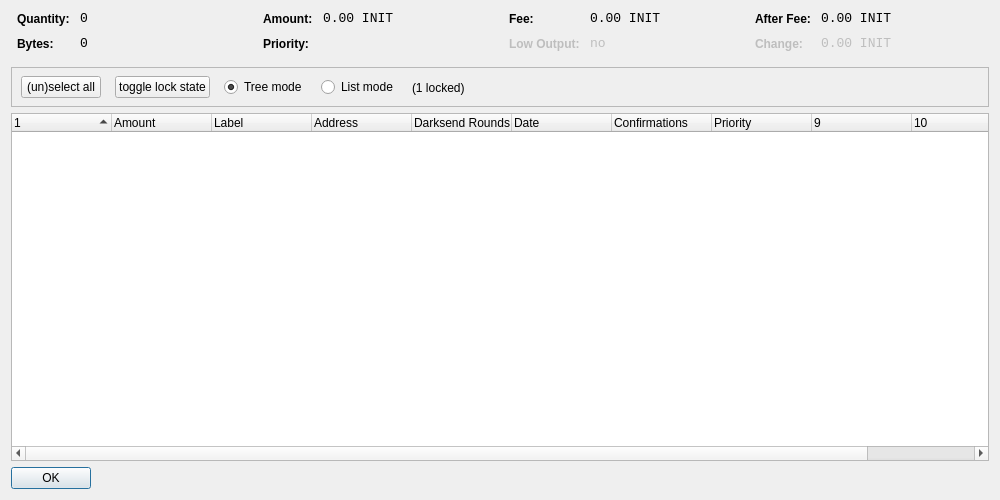
<?xml version="1.0" encoding="UTF-8"?>
<ui version="4.0">
 <class>CoinControlDialog</class>
 <widget class="QDialog" name="CoinControlDialog">
  <property name="geometry">
   <rect>
    <x>0</x>
    <y>0</y>
    <width>1000</width>
    <height>500</height>
   </rect>
  </property>
  <property name="windowTitle">
   <string>Coin Control</string>
  </property>
  <layout class="QVBoxLayout" name="verticalLayout">
   <item>
    <layout class="QHBoxLayout" name="horizontalLayoutTop" stretch="0,0,0,0">
     <property name="topMargin">
      <number>0</number>
     </property>
     <property name="bottomMargin">
      <number>10</number>
     </property>
     <item>
      <layout class="QFormLayout" name="formLayoutCoinControl1">
       <property name="horizontalSpacing">
        <number>10</number>
       </property>
       <property name="verticalSpacing">
        <number>10</number>
       </property>
       <property name="leftMargin">
        <number>6</number>
       </property>
       <property name="rightMargin">
        <number>6</number>
       </property>
       <item row="0" column="0">
        <widget class="QLabel" name="labelCoinControlQuantityText">
         <property name="styleSheet">
          <string notr="true">font-weight:bold;</string>
         </property>
         <property name="text">
          <string>Quantity:</string>
         </property>
        </widget>
       </item>
       <item row="0" column="1">
        <widget class="QLabel" name="labelCoinControlQuantity">
         <property name="font">
          <font>
           <family>Monospace</family>
           <pointsize>10</pointsize>
          </font>
         </property>
         <property name="cursor">
          <cursorShape>IBeamCursor</cursorShape>
         </property>
         <property name="contextMenuPolicy">
          <enum>Qt::ActionsContextMenu</enum>
         </property>
         <property name="text">
          <string notr="true">0</string>
         </property>
         <property name="textInteractionFlags">
          <set>Qt::LinksAccessibleByMouse|Qt::TextSelectableByKeyboard|Qt::TextSelectableByMouse</set>
         </property>
        </widget>
       </item>
       <item row="1" column="0">
        <widget class="QLabel" name="labelCoinControlBytesText">
         <property name="styleSheet">
          <string notr="true">font-weight:bold;</string>
         </property>
         <property name="text">
          <string>Bytes:</string>
         </property>
        </widget>
       </item>
       <item row="1" column="1">
        <widget class="QLabel" name="labelCoinControlBytes">
         <property name="font">
          <font>
           <family>Monospace</family>
           <pointsize>10</pointsize>
          </font>
         </property>
         <property name="cursor">
          <cursorShape>IBeamCursor</cursorShape>
         </property>
         <property name="contextMenuPolicy">
          <enum>Qt::ActionsContextMenu</enum>
         </property>
         <property name="text">
          <string notr="true">0</string>
         </property>
         <property name="textInteractionFlags">
          <set>Qt::LinksAccessibleByMouse|Qt::TextSelectableByKeyboard|Qt::TextSelectableByMouse</set>
         </property>
        </widget>
       </item>
      </layout>
     </item>
     <item>
      <layout class="QFormLayout" name="formLayoutCoinControl2">
       <property name="horizontalSpacing">
        <number>10</number>
       </property>
       <property name="verticalSpacing">
        <number>10</number>
       </property>
       <property name="leftMargin">
        <number>6</number>
       </property>
       <property name="rightMargin">
        <number>6</number>
       </property>
       <item row="0" column="0">
        <widget class="QLabel" name="labelCoinControlAmountText">
         <property name="styleSheet">
          <string notr="true">font-weight:bold;</string>
         </property>
         <property name="text">
          <string>Amount:</string>
         </property>
        </widget>
       </item>
       <item row="0" column="1">
        <widget class="QLabel" name="labelCoinControlAmount">
         <property name="font">
          <font>
           <family>Monospace</family>
           <pointsize>10</pointsize>
          </font>
         </property>
         <property name="cursor">
          <cursorShape>IBeamCursor</cursorShape>
         </property>
         <property name="contextMenuPolicy">
          <enum>Qt::ActionsContextMenu</enum>
         </property>
         <property name="text">
          <string notr="true">0.00 INIT</string>
         </property>
         <property name="textInteractionFlags">
          <set>Qt::LinksAccessibleByMouse|Qt::TextSelectableByKeyboard|Qt::TextSelectableByMouse</set>
         </property>
        </widget>
       </item>
       <item row="1" column="0">
        <widget class="QLabel" name="labelCoinControlPriorityText">
         <property name="styleSheet">
          <string notr="true">font-weight:bold;</string>
         </property>
         <property name="text">
          <string>Priority:</string>
         </property>
        </widget>
       </item>
       <item row="1" column="1">
        <widget class="QLabel" name="labelCoinControlPriority">
         <property name="font">
          <font>
           <family>Monospace</family>
           <pointsize>10</pointsize>
          </font>
         </property>
         <property name="cursor">
          <cursorShape>IBeamCursor</cursorShape>
         </property>
         <property name="contextMenuPolicy">
          <enum>Qt::ActionsContextMenu</enum>
         </property>
         <property name="text">
          <string/>
         </property>
         <property name="textInteractionFlags">
          <set>Qt::LinksAccessibleByMouse|Qt::TextSelectableByKeyboard|Qt::TextSelectableByMouse</set>
         </property>
        </widget>
       </item>
      </layout>
     </item>
     <item>
      <layout class="QFormLayout" name="formLayoutCoinControl3">
       <property name="horizontalSpacing">
        <number>10</number>
       </property>
       <property name="verticalSpacing">
        <number>10</number>
       </property>
       <property name="leftMargin">
        <number>6</number>
       </property>
       <property name="rightMargin">
        <number>6</number>
       </property>
       <item row="0" column="0">
        <widget class="QLabel" name="labelCoinControlFeeText">
         <property name="styleSheet">
          <string notr="true">font-weight:bold;</string>
         </property>
         <property name="text">
          <string>Fee:</string>
         </property>
        </widget>
       </item>
       <item row="0" column="1">
        <widget class="QLabel" name="labelCoinControlFee">
         <property name="font">
          <font>
           <family>Monospace</family>
           <pointsize>10</pointsize>
          </font>
         </property>
         <property name="cursor">
          <cursorShape>IBeamCursor</cursorShape>
         </property>
         <property name="contextMenuPolicy">
          <enum>Qt::ActionsContextMenu</enum>
         </property>
         <property name="text">
          <string notr="true">0.00 INIT</string>
         </property>
         <property name="textInteractionFlags">
          <set>Qt::LinksAccessibleByMouse|Qt::TextSelectableByKeyboard|Qt::TextSelectableByMouse</set>
         </property>
        </widget>
       </item>
       <item row="1" column="0">
        <widget class="QLabel" name="labelCoinControlLowOutputText">
         <property name="enabled">
          <bool>false</bool>
         </property>
         <property name="styleSheet">
          <string notr="true">font-weight:bold;</string>
         </property>
         <property name="text">
          <string>Low Output:</string>
         </property>
        </widget>
       </item>
       <item row="1" column="1">
        <widget class="QLabel" name="labelCoinControlLowOutput">
         <property name="enabled">
          <bool>false</bool>
         </property>
         <property name="font">
          <font>
           <family>Monospace</family>
           <pointsize>10</pointsize>
          </font>
         </property>
         <property name="cursor">
          <cursorShape>IBeamCursor</cursorShape>
         </property>
         <property name="contextMenuPolicy">
          <enum>Qt::ActionsContextMenu</enum>
         </property>
         <property name="text">
          <string notr="true">no</string>
         </property>
         <property name="textInteractionFlags">
          <set>Qt::LinksAccessibleByMouse|Qt::TextSelectableByKeyboard|Qt::TextSelectableByMouse</set>
         </property>
        </widget>
       </item>
      </layout>
     </item>
     <item>
      <layout class="QFormLayout" name="formLayoutCoinControl4">
       <property name="horizontalSpacing">
        <number>10</number>
       </property>
       <property name="verticalSpacing">
        <number>10</number>
       </property>
       <property name="leftMargin">
        <number>6</number>
       </property>
       <property name="rightMargin">
        <number>6</number>
       </property>
       <item row="0" column="0">
        <widget class="QLabel" name="labelCoinControlAfterFeeText">
         <property name="styleSheet">
          <string notr="true">font-weight:bold;</string>
         </property>
         <property name="text">
          <string>After Fee:</string>
         </property>
        </widget>
       </item>
       <item row="0" column="1">
        <widget class="QLabel" name="labelCoinControlAfterFee">
         <property name="font">
          <font>
           <family>Monospace</family>
           <pointsize>10</pointsize>
          </font>
         </property>
         <property name="cursor">
          <cursorShape>IBeamCursor</cursorShape>
         </property>
         <property name="contextMenuPolicy">
          <enum>Qt::ActionsContextMenu</enum>
         </property>
         <property name="text">
          <string notr="true">0.00 INIT</string>
         </property>
         <property name="textInteractionFlags">
          <set>Qt::LinksAccessibleByMouse|Qt::TextSelectableByKeyboard|Qt::TextSelectableByMouse</set>
         </property>
        </widget>
       </item>
       <item row="1" column="0">
        <widget class="QLabel" name="labelCoinControlChangeText">
         <property name="enabled">
          <bool>false</bool>
         </property>
         <property name="styleSheet">
          <string notr="true">font-weight:bold;</string>
         </property>
         <property name="text">
          <string>Change:</string>
         </property>
        </widget>
       </item>
       <item row="1" column="1">
        <widget class="QLabel" name="labelCoinControlChange">
         <property name="enabled">
          <bool>false</bool>
         </property>
         <property name="font">
          <font>
           <family>Monospace</family>
           <pointsize>10</pointsize>
          </font>
         </property>
         <property name="cursor">
          <cursorShape>IBeamCursor</cursorShape>
         </property>
         <property name="contextMenuPolicy">
          <enum>Qt::ActionsContextMenu</enum>
         </property>
         <property name="text">
          <string notr="true">0.00 INIT</string>
         </property>
         <property name="textInteractionFlags">
          <set>Qt::LinksAccessibleByMouse|Qt::TextSelectableByKeyboard|Qt::TextSelectableByMouse</set>
         </property>
        </widget>
       </item>
      </layout>
     </item>
    </layout>
   </item>
   <item>
    <widget class="QFrame" name="frame">
     <property name="minimumSize">
      <size>
       <width>0</width>
       <height>40</height>
      </size>
     </property>
     <property name="frameShape">
      <enum>QFrame::StyledPanel</enum>
     </property>
     <property name="frameShadow">
      <enum>QFrame::Sunken</enum>
     </property>
     <widget class="QWidget" name="horizontalLayoutWidget">
      <property name="geometry">
       <rect>
        <x>10</x>
        <y>0</y>
        <width>781</width>
        <height>41</height>
       </rect>
      </property>
      <layout class="QHBoxLayout" name="horizontalLayoutPanel" stretch="0,0,0,0,0">
       <property name="spacing">
        <number>14</number>
       </property>
       <item>
        <widget class="QPushButton" name="pushButtonSelectAll">
         <property name="sizePolicy">
          <sizepolicy hsizetype="Maximum" vsizetype="Fixed">
           <horstretch>0</horstretch>
           <verstretch>0</verstretch>
          </sizepolicy>
         </property>
         <property name="text">
          <string>(un)select all</string>
         </property>
        </widget>
       </item>
        <item>
         <widget class="QPushButton" name="pushButtonToggleLock">
          <property name="sizePolicy">
           <sizepolicy hsizetype="Maximum" vsizetype="Fixed">
            <horstretch>0</horstretch>
            <verstretch>0</verstretch>
           </sizepolicy>
          </property>
          <property name="text">
           <string>toggle lock state</string>
          </property>
          <property name="autoDefault">
           <bool>false</bool>
          </property>
         </widget>
        </item>
       <item>
        <widget class="QRadioButton" name="radioTreeMode">
         <property name="sizePolicy">
          <sizepolicy hsizetype="Maximum" vsizetype="Fixed">
           <horstretch>0</horstretch>
           <verstretch>0</verstretch>
          </sizepolicy>
         </property>
         <property name="text">
          <string>Tree mode</string>
         </property>
         <property name="checked">
          <bool>true</bool>
         </property>
        </widget>
       </item>
       <item>
        <widget class="QRadioButton" name="radioListMode">
         <property name="sizePolicy">
          <sizepolicy hsizetype="Maximum" vsizetype="Fixed">
           <horstretch>0</horstretch>
           <verstretch>0</verstretch>
          </sizepolicy>
         </property>
         <property name="text">
          <string>List mode</string>
         </property>
        </widget>
       </item>
        <item>
         <widget class="QLabel" name="labelLocked">
          <property name="text">
           <string>(1 locked)</string>
          </property>
         </widget>
        </item>
       <item>
        <spacer name="horizontalSpacer">
         <property name="orientation">
          <enum>Qt::Horizontal</enum>
         </property>
         <property name="sizeHint" stdset="0">
          <size>
           <width>40</width>
           <height>20</height>
          </size>
         </property>
        </spacer>
       </item>
      </layout>
     </widget>
    </widget>
   </item>
   <item>
    <widget class="CoinControlTreeWidget" name="treeWidget">
     <property name="contextMenuPolicy">
      <enum>Qt::CustomContextMenu</enum>
     </property>
     <property name="sortingEnabled">
      <bool>false</bool>
     </property>
     <property name="columnCount">
      <number>11</number>
     </property>
     <attribute name="headerShowSortIndicator" stdset="0">
      <bool>true</bool>
     </attribute>
     <attribute name="headerStretchLastSection">
      <bool>false</bool>
     </attribute>
     <column>
      <property name="text">
       <string/>
      </property>
     </column>
     <column>
      <property name="text">
       <string>Amount</string>
      </property>
     </column>
     <column>
      <property name="text">
       <string>Label</string>
      </property>
     </column>
     <column>
      <property name="text">
       <string>Address</string>
      </property>
     </column>
     <column>
      <property name="text">
       <string>Darksend Rounds</string>
      </property>
    </column>
     <column>
      <property name="text">
       <string>Date</string>
      </property>
     </column>
     <column>
      <property name="text">
       <string>Confirmations</string>
      </property>
      <property name="toolTip">
       <string>Confirmed</string>
      </property>
     </column>
     <column>
      <property name="text">
       <string>Priority</string>
      </property>
     </column>
     <column>
      <property name="text">
       <string/>
      </property>
     </column>
     <column>
      <property name="text">
       <string/>
      </property>
     </column>
     <column>
      <property name="text">
       <string/>
      </property>
     </column>
     <column>
      <property name="text">
       <string/>
      </property>
     </column>
    </widget>
   </item>
   <item>
    <widget class="QDialogButtonBox" name="buttonBox">
     <property name="sizePolicy">
      <sizepolicy hsizetype="Maximum" vsizetype="Fixed">
       <horstretch>0</horstretch>
       <verstretch>0</verstretch>
      </sizepolicy>
     </property>
     <property name="orientation">
      <enum>Qt::Horizontal</enum>
     </property>
     <property name="standardButtons">
      <set>QDialogButtonBox::Ok</set>
     </property>
    </widget>
   </item>
  </layout>
 </widget>
 <customwidgets>
  <customwidget>
   <class>CoinControlTreeWidget</class>
   <extends>QTreeWidget</extends>
   <header>coincontroltreewidget.h</header>
  </customwidget>
 </customwidgets>
 <resources/>
 <connections/>
</ui>
